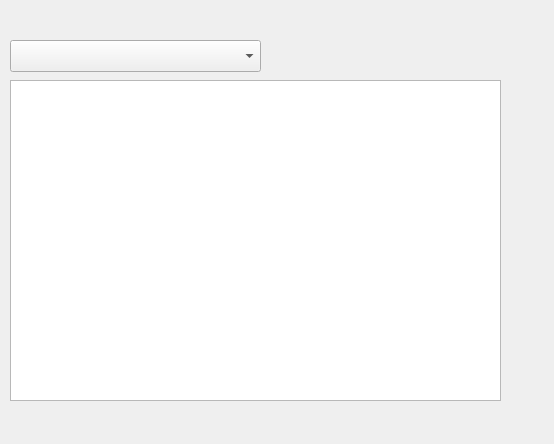
<?xml version="1.0" encoding="UTF-8"?>
<ui version="4.0">
 <class>BmgSubWindow</class>
 <widget class="QMdiSubWindow" name="BmgSubWindow">
  <property name="geometry">
   <rect>
    <x>0</x>
    <y>0</y>
    <width>554</width>
    <height>444</height>
   </rect>
  </property>
  <property name="windowTitle">
   <string>MainWindow</string>
  </property>
  <widget class="QComboBox" name="comboBoxEncoding">
   <property name="geometry">
    <rect>
     <x>10</x>
     <y>40</y>
     <width>251</width>
     <height>32</height>
    </rect>
   </property>
  </widget>
  <widget class="QListView" name="listViewMessages">
   <property name="geometry">
    <rect>
     <x>10</x>
     <y>80</y>
     <width>491</width>
     <height>321</height>
    </rect>
   </property>
   <property name="editTriggers">
    <set>QAbstractItemView::NoEditTriggers</set>
   </property>
  </widget>
 </widget>
 <customwidgets>
  <customwidget>
   <class>QMdiSubWindow</class>
   <extends>QWidget</extends>
   <header>qmdisubwindow.h</header>
   <container>1</container>
  </customwidget>
 </customwidgets>
 <resources/>
 <connections/>
</ui>
